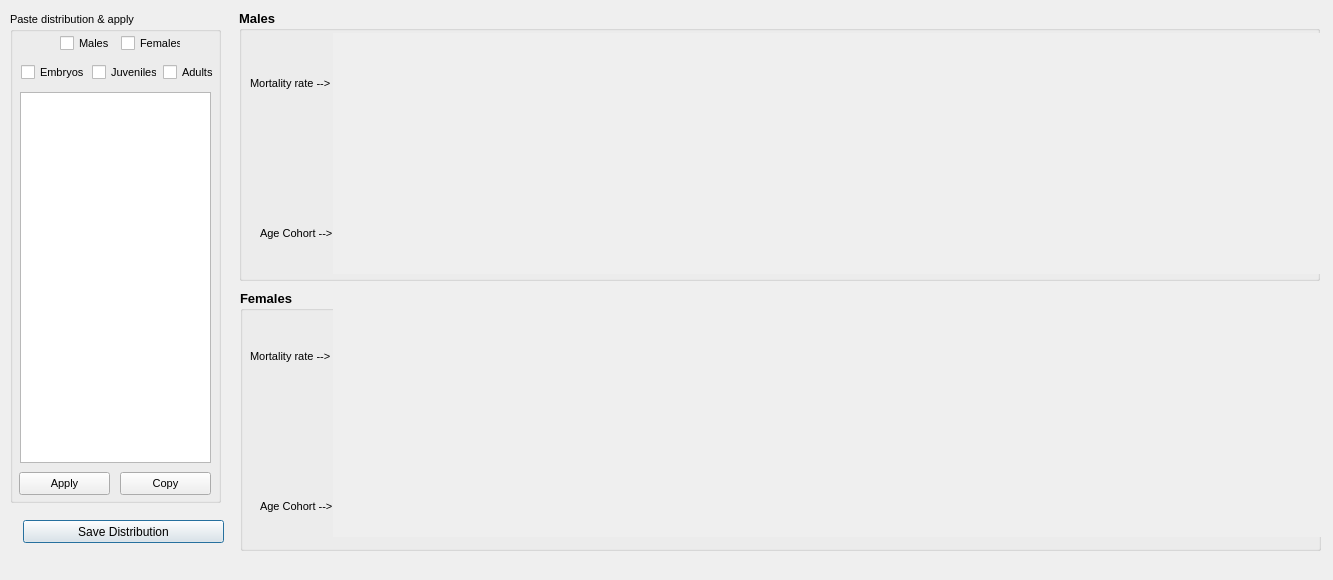
<?xml version="1.0" encoding="UTF-8"?>
<ui version="4.0">
 <class>Dialog_Age_Cohort_Rates</class>
 <widget class="QDialog" name="Dialog_Age_Cohort_Rates">
  <property name="geometry">
   <rect>
    <x>0</x>
    <y>0</y>
    <width>1333</width>
    <height>580</height>
   </rect>
  </property>
  <property name="windowTitle">
   <string>Dialog</string>
  </property>
  <widget class="QPushButton" name="pushButton">
   <property name="geometry">
    <rect>
     <x>23</x>
     <y>520</y>
     <width>201</width>
     <height>23</height>
    </rect>
   </property>
   <property name="text">
    <string>Save Distribution</string>
   </property>
  </widget>
  <widget class="QGroupBox" name="groupBox">
   <property name="geometry">
    <rect>
     <x>239</x>
     <y>10</y>
     <width>1081</width>
     <height>271</height>
    </rect>
   </property>
   <property name="font">
    <font>
     <pointsize>10</pointsize>
     <weight>75</weight>
     <bold>true</bold>
    </font>
   </property>
   <property name="title">
    <string>Males</string>
   </property>
   <widget class="QScrollArea" name="scrollArea">
    <property name="geometry">
     <rect>
      <x>94</x>
      <y>23</y>
      <width>1021</width>
      <height>241</height>
     </rect>
    </property>
    <property name="font">
     <font>
      <pointsize>8</pointsize>
      <weight>50</weight>
      <bold>false</bold>
     </font>
    </property>
    <property name="frameShape">
     <enum>QFrame::NoFrame</enum>
    </property>
    <property name="widgetResizable">
     <bool>true</bool>
    </property>
    <widget class="QWidget" name="scrollAreaWidgetContents">
     <property name="geometry">
      <rect>
       <x>0</x>
       <y>0</y>
       <width>1021</width>
       <height>241</height>
      </rect>
     </property>
     <widget class="QWidget" name="layoutWidget">
      <property name="geometry">
       <rect>
        <x>0</x>
        <y>0</y>
        <width>91</width>
        <height>241</height>
       </rect>
      </property>
      <layout class="QHBoxLayout" name="horizontalLayout_4">
       <property name="spacing">
        <number>20</number>
       </property>
       <property name="sizeConstraint">
        <enum>QLayout::SetNoConstraint</enum>
       </property>
      </layout>
     </widget>
    </widget>
   </widget>
   <widget class="QLabel" name="label">
    <property name="geometry">
     <rect>
      <x>11</x>
      <y>63</y>
      <width>91</width>
      <height>20</height>
     </rect>
    </property>
    <property name="font">
     <font>
      <pointsize>8</pointsize>
      <weight>50</weight>
      <bold>false</bold>
     </font>
    </property>
    <property name="text">
     <string>Mortality rate --&gt;</string>
    </property>
   </widget>
   <widget class="QLabel" name="label_2">
    <property name="geometry">
     <rect>
      <x>21</x>
      <y>213</y>
      <width>81</width>
      <height>20</height>
     </rect>
    </property>
    <property name="font">
     <font>
      <pointsize>8</pointsize>
      <weight>50</weight>
      <bold>false</bold>
     </font>
    </property>
    <property name="text">
     <string>Age Cohort --&gt;</string>
    </property>
   </widget>
  </widget>
  <widget class="QGroupBox" name="groupBox_2">
   <property name="geometry">
    <rect>
     <x>240</x>
     <y>290</y>
     <width>1081</width>
     <height>261</height>
    </rect>
   </property>
   <property name="font">
    <font>
     <pointsize>10</pointsize>
     <weight>75</weight>
     <bold>true</bold>
    </font>
   </property>
   <property name="title">
    <string>Females</string>
   </property>
   <widget class="QScrollArea" name="scrollArea_2">
    <property name="geometry">
     <rect>
      <x>93</x>
      <y>16</y>
      <width>1101</width>
      <height>231</height>
     </rect>
    </property>
    <property name="font">
     <font>
      <pointsize>8</pointsize>
      <weight>50</weight>
      <bold>false</bold>
     </font>
    </property>
    <property name="frameShape">
     <enum>QFrame::NoFrame</enum>
    </property>
    <property name="widgetResizable">
     <bool>true</bool>
    </property>
    <widget class="QWidget" name="scrollAreaWidgetContents_2">
     <property name="geometry">
      <rect>
       <x>0</x>
       <y>0</y>
       <width>1101</width>
       <height>231</height>
      </rect>
     </property>
     <widget class="QWidget" name="layoutWidget_2">
      <property name="geometry">
       <rect>
        <x>0</x>
        <y>0</y>
        <width>91</width>
        <height>221</height>
       </rect>
      </property>
      <layout class="QHBoxLayout" name="horizontalLayout_6">
       <property name="spacing">
        <number>20</number>
       </property>
       <property name="sizeConstraint">
        <enum>QLayout::SetNoConstraint</enum>
       </property>
      </layout>
     </widget>
    </widget>
   </widget>
   <widget class="QLabel" name="label_3">
    <property name="geometry">
     <rect>
      <x>20</x>
      <y>206</y>
      <width>81</width>
      <height>20</height>
     </rect>
    </property>
    <property name="font">
     <font>
      <pointsize>8</pointsize>
      <weight>50</weight>
      <bold>false</bold>
     </font>
    </property>
    <property name="text">
     <string>Age Cohort --&gt;</string>
    </property>
   </widget>
   <widget class="QLabel" name="label_4">
    <property name="geometry">
     <rect>
      <x>10</x>
      <y>56</y>
      <width>91</width>
      <height>20</height>
     </rect>
    </property>
    <property name="font">
     <font>
      <pointsize>8</pointsize>
      <weight>50</weight>
      <bold>false</bold>
     </font>
    </property>
    <property name="text">
     <string>Mortality rate --&gt;</string>
    </property>
   </widget>
  </widget>
  <widget class="QGroupBox" name="groupBox_3">
   <property name="geometry">
    <rect>
     <x>10</x>
     <y>12</y>
     <width>211</width>
     <height>491</height>
    </rect>
   </property>
   <property name="font">
    <font>
     <pointsize>8</pointsize>
     <weight>50</weight>
     <bold>false</bold>
    </font>
   </property>
   <property name="title">
    <string>Paste distribution &amp;&amp; apply</string>
   </property>
   <widget class="QPushButton" name="pushButton_2">
    <property name="geometry">
     <rect>
      <x>9</x>
      <y>460</y>
      <width>91</width>
      <height>23</height>
     </rect>
    </property>
    <property name="font">
     <font>
      <pointsize>8</pointsize>
      <weight>50</weight>
      <bold>false</bold>
     </font>
    </property>
    <property name="text">
     <string>Apply</string>
    </property>
   </widget>
   <widget class="QWidget" name="layoutWidget_4">
    <property name="geometry">
     <rect>
      <x>11</x>
      <y>50</y>
      <width>198</width>
      <height>22</height>
     </rect>
    </property>
    <layout class="QHBoxLayout" name="horizontalLayout_11">
     <item>
      <widget class="QCheckBox" name="checkBox_3">
       <property name="font">
        <font>
         <pointsize>8</pointsize>
         <weight>50</weight>
         <bold>false</bold>
        </font>
       </property>
       <property name="text">
        <string>Embryos</string>
       </property>
      </widget>
     </item>
     <item>
      <widget class="QCheckBox" name="checkBox_4">
       <property name="font">
        <font>
         <pointsize>8</pointsize>
         <weight>50</weight>
         <bold>false</bold>
        </font>
       </property>
       <property name="text">
        <string>Juveniles</string>
       </property>
      </widget>
     </item>
     <item>
      <widget class="QCheckBox" name="checkBox_5">
       <property name="font">
        <font>
         <pointsize>8</pointsize>
         <weight>50</weight>
         <bold>false</bold>
        </font>
       </property>
       <property name="text">
        <string>Adults</string>
       </property>
      </widget>
     </item>
    </layout>
   </widget>
   <widget class="QPushButton" name="pushButton_3">
    <property name="geometry">
     <rect>
      <x>110</x>
      <y>460</y>
      <width>91</width>
      <height>23</height>
     </rect>
    </property>
    <property name="font">
     <font>
      <pointsize>8</pointsize>
      <weight>50</weight>
      <bold>false</bold>
     </font>
    </property>
    <property name="text">
     <string>Copy</string>
    </property>
   </widget>
   <widget class="QTextEdit" name="textEdit">
    <property name="geometry">
     <rect>
      <x>10</x>
      <y>80</y>
      <width>191</width>
      <height>371</height>
     </rect>
    </property>
   </widget>
   <widget class="QWidget" name="">
    <property name="geometry">
     <rect>
      <x>50</x>
      <y>22</y>
      <width>121</width>
      <height>19</height>
     </rect>
    </property>
    <layout class="QHBoxLayout" name="horizontalLayout">
     <item>
      <widget class="QCheckBox" name="checkBox">
       <property name="text">
        <string>Males</string>
       </property>
      </widget>
     </item>
     <item>
      <widget class="QCheckBox" name="checkBox_2">
       <property name="text">
        <string>Females</string>
       </property>
      </widget>
     </item>
    </layout>
   </widget>
  </widget>
 </widget>
 <resources/>
 <connections/>
</ui>
